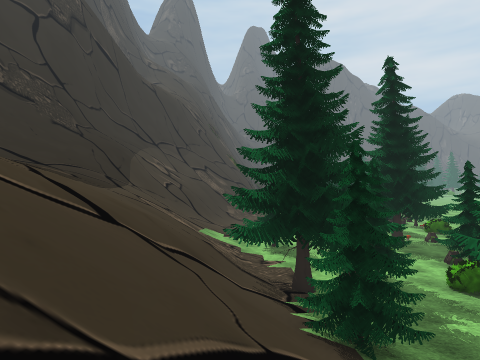
View 1 (above)

16 first-person views from a walk through a Unity game level. The camera is 1.2 m above the floor, looks level and sees 75° across. The floor is counted in squares, 2 m on a side. Each view is taken from the middle of a square. On the plan, view 1 faces up. The plan holds only what a view shows up to about 9 squares ahead; the rest is blank. The place goes on beyond the plan. The player is left out. Some surface patterns are stand-ins.

View 2
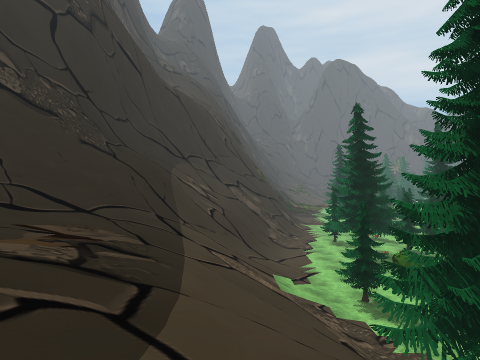

View 3
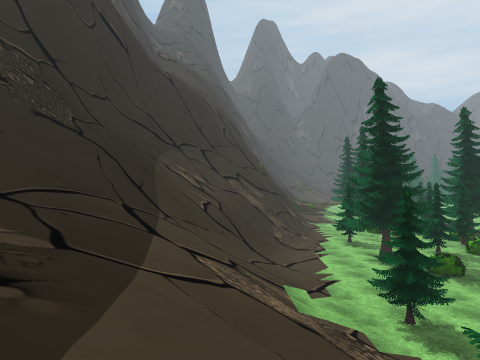

View 4
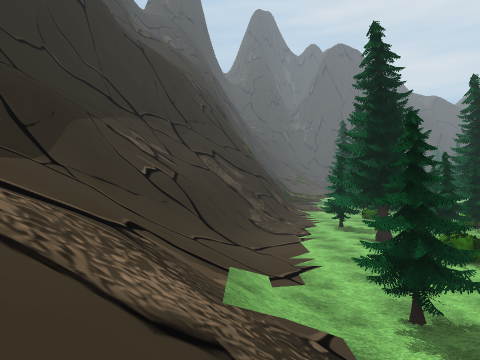

View 5
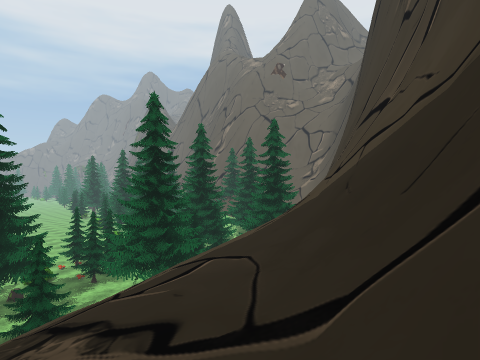

View 6
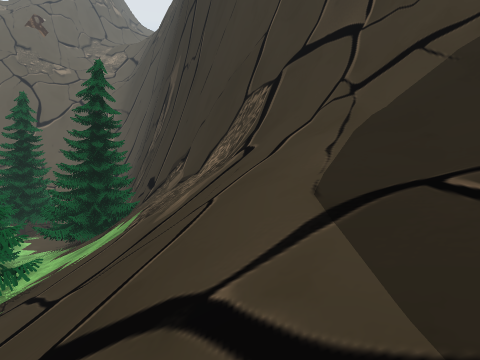

View 7
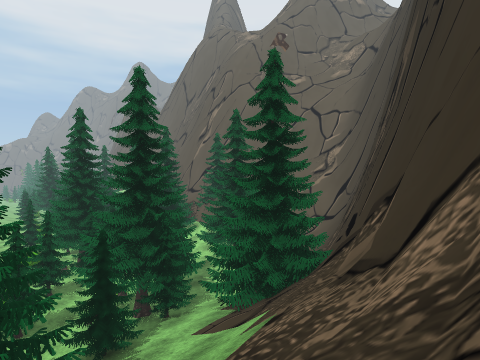

View 8
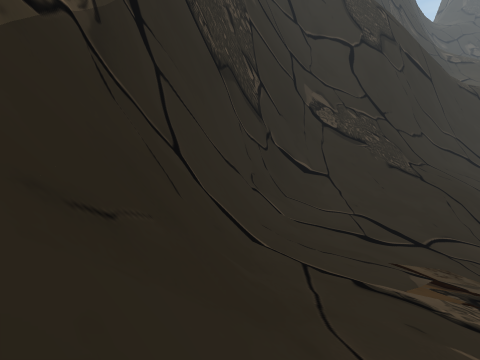

View 9
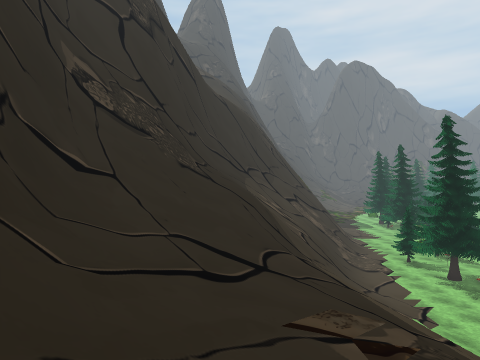

View 10
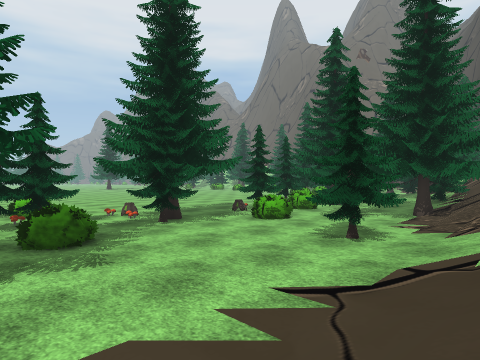

View 11
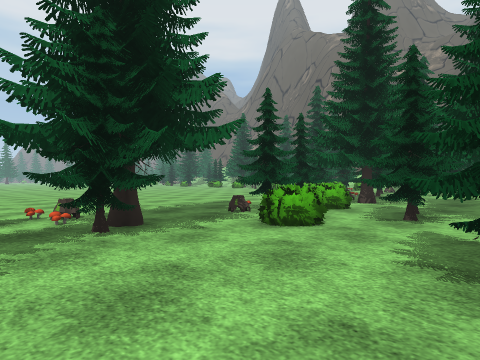

View 12
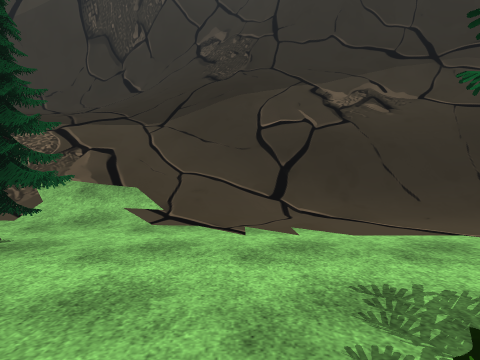

View 13
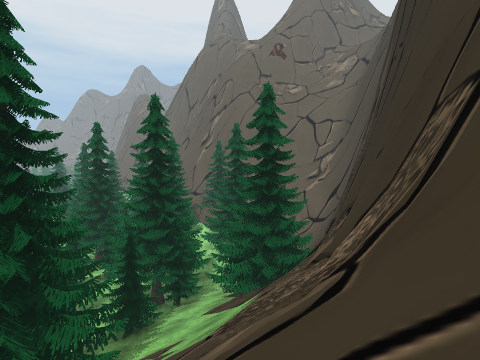

View 14
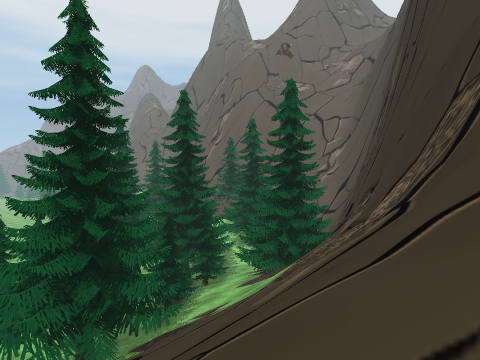

View 15
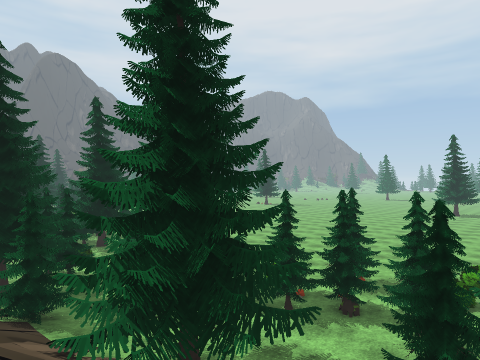

View 16
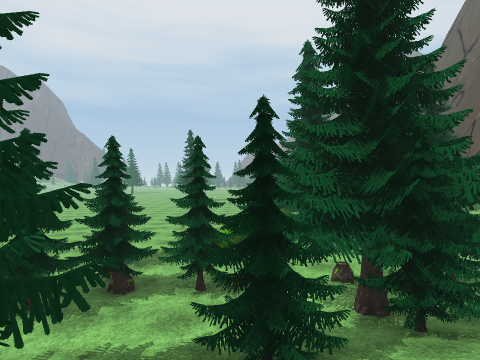

### Floor plan
Key: @ floor where view 1 was taken; # wall or solid block; . floor; / step, stairs or slope; = window, fence, low wall or low ledge; S stump; B bush; M mushroom; O other object.
Columns run from 9 left of view 1 to 11 right of it. Each row starts with its distance up from view 1.
 15   ##//////. # O
 14   #////=/.. # OO
 13   #//////.. #BOO.
 12  ##//=///.....#O.B
 11 ##=///////...OOMO....
 10 #////////OOO.### ....
  9 ##////////O..#   .
  8  #////////.OBBS....
  7  #///////# OOOOO...
  6  ##//////###OB#...
  5  ##//////###   O
  4   ##///// #### OO
  3   ##//////OO
  2    ##//////    OO..
  1     ##////### OOO ..
  0     ###//@####OOOO..
 -1      ##=//### OOOB..
 -2       ##////OO OOBBB
 -3        ##////##  OO
 -4         ##/#### SOO
 -5         ####### O.
 -6                OOOO

Where each view was taken, in squares from view 1:
view 1: 0 up, 0 right, facing up
view 2: 2 up, 2 left, facing up
view 3: 4 up, 2 left, facing up
view 4: 6 up, 1 left, facing up
view 5: 5 up, 6 left, facing down-right
view 6: 4 up, 2 left, facing down
view 7: 0 up, 2 left, facing down-right
view 8: 1 up, 3 left, facing up-left
view 9: 3 up, 5 left, facing up
view 10: 14 up, 1 left, facing down-right
view 11: 12 up, 1 right, facing down-right
view 12: 12 up, 4 right, facing left
view 13: 1 up, 3 left, facing down-right
view 14: 2 up, 3 left, facing down-right
view 15: 3 down, 0 right, facing up-right
view 16: 2 down, 1 right, facing right
